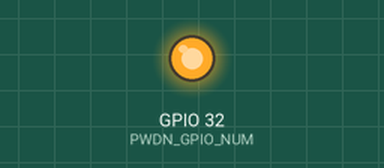
Simulated run of this sketch. Board: ESP32. On the bench: output pins drawn as LEDs (lit = HIGH). WiFi joins after 1.5 s; servers stay silent unless stated; the camera gives no picture; what the sketch prints to the serial monitor is not drawn.

Above: at 0.1 s.
Timing chart, 0 to 1.9 s (numbered marks = the images above):
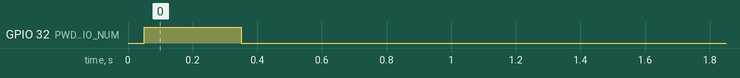

The sketch:

esp32_cam_stream.ino
```cpp
/*
 * Smart Parking — ESP32-CAM MJPEG Stream Server
 * ===============================================
 * Board: AI Thinker ESP32-CAM  (select in Arduino IDE)
 *
 * What it does:
 *   Starts a live MJPEG stream on http://<ESP_IP>/stream
 *   The Python detect_spots.py script reads this URL instead of a USB webcam:
 *     python3 detect_spots.py --source http://<ESP_IP>/stream --show
 *
 * Libraries required:
 *   - ESP32 board package (Espressif Systems) — includes esp_camera, esp_http_server
 *   Install via: Arduino IDE → File → Preferences → add board URL:
 *   https://raw.githubusercontent.com/espressif/arduino-esp32/gh-pages/package_esp32_index.json
 *
 * Board settings in Arduino IDE:
 *   Board:            AI Thinker ESP32-CAM
 *   Upload Speed:     115200
 *   Flash Mode:       DIO
 *   Partition Scheme: Huge APP (3MB No OTA/1MB SPIFFS)
 *   Port:             (select your FTDI/USB-TTL adapter port)
 *
 * Wiring (ESP32-CAM has no USB — use FTDI adapter):
 *   ESP32-CAM GND → FTDI GND
 *   ESP32-CAM 5V  → FTDI VCC (5V)
 *   ESP32-CAM U0R → FTDI TX
 *   ESP32-CAM U0T → FTDI RX
 *   GPIO0 → GND during upload, disconnect after upload
 */

#include "esp_camera.h"
#include <WiFi.h>
#include "esp_http_server.h"

// ─── WiFi ─────────────────────────────────────────────────────────────────────
const char* WIFI_SSID     = "thezuni-1";       // <-- your WiFi
const char* WIFI_PASSWORD = "0744804859";    // <-- your password

// ─── Camera pin map for AI Thinker ESP32-CAM ──────────────────────────────────
#define PWDN_GPIO_NUM     32
#define RESET_GPIO_NUM    -1
#define XCLK_GPIO_NUM      0
#define SIOD_GPIO_NUM     26
#define SIOC_GPIO_NUM     27
#define Y9_GPIO_NUM       35
#define Y8_GPIO_NUM       34
#define Y7_GPIO_NUM       39
#define Y6_GPIO_NUM       36
#define Y5_GPIO_NUM       21
#define Y4_GPIO_NUM       19
#define Y3_GPIO_NUM       18
#define Y2_GPIO_NUM        5
#define VSYNC_GPIO_NUM    25
#define HREF_GPIO_NUM     23
#define PCLK_GPIO_NUM     22

// ─── MJPEG stream handler ──────────────────────────────────────────────────────
#define PART_BOUNDARY "123456789000000000000987654321"
static const char* STREAM_CONTENT_TYPE =
    "multipart/x-mixed-replace;boundary=" PART_BOUNDARY;
static const char* STREAM_BOUNDARY = "\r\n--" PART_BOUNDARY "\r\n";
static const char* STREAM_PART =
    "Content-Type: image/jpeg\r\nContent-Length: %u\r\n\r\n";

httpd_handle_t stream_httpd = NULL;

static esp_err_t stream_handler(httpd_req_t* req) {
  camera_fb_t* fb       = NULL;
  esp_err_t    res      = ESP_OK;
  size_t       _jpg_buf_len;
  uint8_t*     _jpg_buf;
  char         part_buf[64];

  res = httpd_resp_set_type(req, STREAM_CONTENT_TYPE);
  if (res != ESP_OK) return res;

  while (true) {
    fb = esp_camera_fb_get();
    if (!fb) {
      Serial.println("Camera capture failed");
      res = ESP_FAIL;
      break;
    }

    if (fb->format != PIXFORMAT_JPEG) {
      bool jpeg_converted = frame2jpg(fb, 80, &_jpg_buf, &_jpg_buf_len);
      if (!jpeg_converted) {
        Serial.println("JPEG conversion failed");
        esp_camera_fb_return(fb);
        res = ESP_FAIL;
        break;
      }
    } else {
      _jpg_buf_len = fb->len;
      _jpg_buf     = fb->buf;
    }

    res = httpd_resp_send_chunk(req, STREAM_BOUNDARY, strlen(STREAM_BOUNDARY));
    if (res == ESP_OK) {
      size_t hlen = snprintf(part_buf, sizeof(part_buf), STREAM_PART, _jpg_buf_len);
      res = httpd_resp_send_chunk(req, part_buf, hlen);
    }
    if (res == ESP_OK) {
      res = httpd_resp_send_chunk(req, (const char*)_jpg_buf, _jpg_buf_len);
    }

    if (fb->format != PIXFORMAT_JPEG) free(_jpg_buf);
    esp_camera_fb_return(fb);

    if (res != ESP_OK) break;
  }
  return res;
}

// ─── Single JPEG capture handler (for iOS/Flutter polling) ────────────────────
static esp_err_t capture_handler(httpd_req_t* req) {
  camera_fb_t* fb = esp_camera_fb_get();
  if (!fb) {
    httpd_resp_send_500(req);
    return ESP_FAIL;
  }

  httpd_resp_set_type(req, "image/jpeg");
  httpd_resp_set_hdr(req, "Access-Control-Allow-Origin", "*");
  httpd_resp_set_hdr(req, "Cache-Control", "no-cache, no-store");

  esp_err_t res;
  if (fb->format == PIXFORMAT_JPEG) {
    res = httpd_resp_send(req, (const char*)fb->buf, fb->len);
  } else {
    uint8_t* jpg_buf = NULL;
    size_t   jpg_len = 0;
    bool converted = frame2jpg(fb, 80, &jpg_buf, &jpg_len);
    if (converted) {
      res = httpd_resp_send(req, (const char*)jpg_buf, jpg_len);
      free(jpg_buf);
    } else {
      httpd_resp_send_500(req);
      res = ESP_FAIL;
    }
  }
  esp_camera_fb_return(fb);
  return res;
}

// ─── Start HTTP server ─────────────────────────────────────────────────────────
void startStreamServer() {
  httpd_config_t config = HTTPD_DEFAULT_CONFIG();
  config.server_port      = 80;
  config.max_uri_handlers = 4;
  config.max_open_sockets = 5;

  httpd_uri_t stream_uri = {
    .uri       = "/stream",
    .method    = HTTP_GET,
    .handler   = stream_handler,
    .user_ctx  = NULL
  };

  httpd_uri_t capture_uri = {
    .uri       = "/capture",
    .method    = HTTP_GET,
    .handler   = capture_handler,
    .user_ctx  = NULL
  };

  if (httpd_start(&stream_httpd, &config) == ESP_OK) {
    httpd_register_uri_handler(stream_httpd, &stream_uri);
    httpd_register_uri_handler(stream_httpd, &capture_uri);
    Serial.println("Stream server started.");
    Serial.println("  /stream  -> MJPEG continuu");
    Serial.println("  /capture -> JPEG snapshot (pentru iOS/Flutter)");
  }
}

// ─── Setup ────────────────────────────────────────────────────────────────────
void setup() {
  Serial.begin(115200);
  Serial.println("\n=== Smart Parking ESP32-CAM ===");

  // Camera config
  camera_config_t config;
  config.ledc_channel = LEDC_CHANNEL_0;
  config.ledc_timer   = LEDC_TIMER_0;
  config.pin_d0       = Y2_GPIO_NUM;
  config.pin_d1       = Y3_GPIO_NUM;
  config.pin_d2       = Y4_GPIO_NUM;
  config.pin_d3       = Y5_GPIO_NUM;
  config.pin_d4       = Y6_GPIO_NUM;
  config.pin_d5       = Y7_GPIO_NUM;
  config.pin_d6       = Y8_GPIO_NUM;
  config.pin_d7       = Y9_GPIO_NUM;
  config.pin_xclk     = XCLK_GPIO_NUM;
  config.pin_pclk     = PCLK_GPIO_NUM;
  config.pin_vsync    = VSYNC_GPIO_NUM;
  config.pin_href     = HREF_GPIO_NUM;
  config.pin_sscb_sda = SIOD_GPIO_NUM;
  config.pin_sscb_scl = SIOC_GPIO_NUM;
  config.pin_pwdn     = PWDN_GPIO_NUM;
  config.pin_reset    = RESET_GPIO_NUM;
  config.xclk_freq_hz = 8000000;         // 8MHz — mai compatibil cu module OV2640 ieftine
  config.pixel_format = PIXFORMAT_JPEG;
  config.frame_size   = FRAMESIZE_QVGA;  // 320x240
  config.jpeg_quality = 12;
  config.fb_count     = 1;

  // ── Fix "I2C bus still busy": elibereaza bus-ul SCCB manual ──────────
  // Daca SDA e tinut LOW de senzor, clock-uim SCL de 9 ori ca sa termine
  // orice tranzactie blocata. Standard I2C bus recovery (SMBUS spec).
  pinMode(SIOC_GPIO_NUM, OUTPUT);
  pinMode(SIOD_GPIO_NUM, INPUT_PULLUP);
  for (int i = 0; i < 9; i++) {
    digitalWrite(SIOC_GPIO_NUM, HIGH);
    delayMicroseconds(10);
    digitalWrite(SIOC_GPIO_NUM, LOW);
    delayMicroseconds(10);
  }
  // STOP condition: SDA LOW→HIGH cu SCL HIGH
  pinMode(SIOD_GPIO_NUM, OUTPUT);
  digitalWrite(SIOC_GPIO_NUM, HIGH);
  delayMicroseconds(10);
  digitalWrite(SIOD_GPIO_NUM, HIGH);
  delayMicroseconds(10);
  // Elibereaza pinii inainte de init (esp_camera ii va reconfigura)
  pinMode(SIOC_GPIO_NUM, INPUT);
  pinMode(SIOD_GPIO_NUM, INPUT);
  delay(50);

  // ── Power-cycle PWDN ──────────────────────────────────────────────────
  if (PWDN_GPIO_NUM != -1) {
    pinMode(PWDN_GPIO_NUM, OUTPUT);
    digitalWrite(PWDN_GPIO_NUM, HIGH); // power down
    delay(300);                        // mai mult timp de discharge
    digitalWrite(PWDN_GPIO_NUM, LOW);  // power up
    delay(300);                        // mai mult timp pentru stabilizare
  }

  esp_err_t err = esp_camera_init(&config);
  if (err != ESP_OK) {
    Serial.printf("Camera init failed: 0x%x — reincerc...\n", err);
    esp_camera_deinit();
    delay(500);
    if (PWDN_GPIO_NUM != -1) {
      digitalWrite(PWDN_GPIO_NUM, HIGH);
      delay(500);
      digitalWrite(PWDN_GPIO_NUM, LOW);
      delay(200);
    }
    err = esp_camera_init(&config);
    if (err != ESP_OK) {
      Serial.printf("Camera init FAIL definitiv: 0x%x\n", err);
      return;
    }
  }
  Serial.println("Camera ready.");

  // WiFi
  WiFi.begin(WIFI_SSID, WIFI_PASSWORD);
  Serial.print("Connecting to WiFi");
  while (WiFi.status() != WL_CONNECTED) {
    delay(500);
    Serial.print(".");
  }
  Serial.println();
  Serial.print("WiFi connected. Stream URL: http://");
  Serial.print(WiFi.localIP());
  Serial.println("/stream");

  startStreamServer();
}

// ─── Loop ─────────────────────────────────────────────────────────────────────
void loop() {
  delay(10000);
}
```
